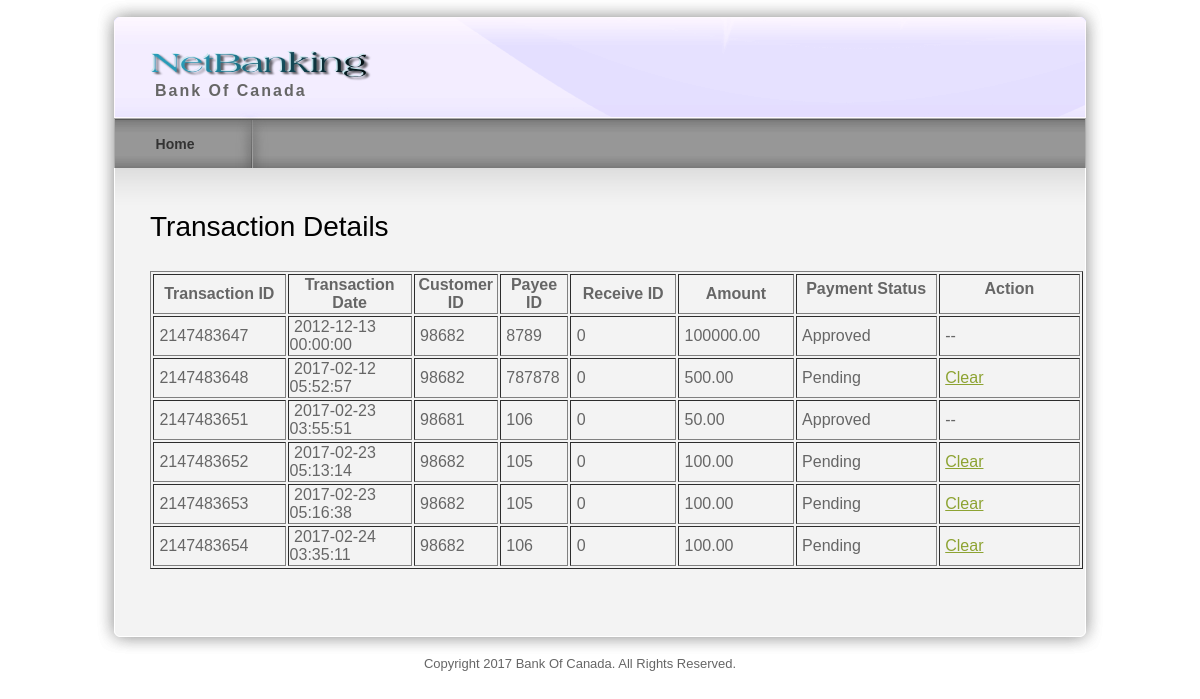
Page /viewtransaction.php on the committed database.
### tables this page shows
CREATE TABLE `transaction` (
  `transactionid` bigint(15) NOT NULL,
  `customerid` int(10) NOT NULL,
  `accountnumber` varchar(25) NOT NULL,
  `transactiondate` datetime NOT NULL,
  `payeeid` int(25) NOT NULL,
  `payeename` varchar(25) NOT NULL,
  `receiveid` int(10) NOT NULL,
  `receivename` varchar(25) NOT NULL,
  `amount` float(10,2) NOT NULL,
  `paymentstat` varchar(25) NOT NULL
);

### viewtransaction.php (the view, shortened to what this page needs)
<?php
include("header.php");
$transactionarray = mysql_query("select * from transaction");
?>
<div id="templatemo_main"><span class="main_top"></span>
  <div id="templatemo_content">
  	<h2>Transaction Details</h2>
    <table width="933" border="1">
      <tr>
        <th width="120" scope="col">Transaction ID</th>
        <th width="112" scope="col">Transaction Date</th>
        <th width="60" scope="col">Customer ID</th>
        <th width="60" scope="col">Payee ID</th>
        <th width="95" scope="col">Receive ID</th>
        <th width="104" scope="col">Amount</th>
        <th width="128" scope="col"><p>Payment Status</p></th>
        <th width="128" scope="col"><p>Action</p></th>
      </tr>
      <?php
 while($transaction = mysql_fetch_array($transactionarray))
	  {
	  	$action = "--";
		if($transaction['paymentstat']=="Pending"){
			$action = "<a href='cleartransaction.php?trancid=$transaction[transactionid]'>Clear</a>";
		}
echo "
      <tr>
        <td>&nbsp;$transaction[transactionid]</td>
        <td>&nbsp;$transaction[transactiondate]</td>
        <td>&nbsp;$transaction[customerid]</td>
        <td>&nbsp;$transaction[payeeid]</td>
        <td>&nbsp;$transaction[receiveid]</td>
        <td>&nbsp;$transaction[amount]</td>
		<td>&nbsp;$transaction[paymentstat]</td>
		<td>&nbsp;$action</td>
      </tr>";
	  }
	  ?>
    </table>
</div>
  </div>
    <div id="templatemo_main_bottom"></div>
    <?php
	include("footer.php");
	?>

### templatemo_style.css (style rules this page uses)
body { margin: 0px; padding: 0px; color: #666; font-family: Helevetica,Arial,sans-serif; font-size: 13px; line-height:1.5em; background-color: #fff; background-repeat: repeat-x; }
a, a:link, a:visited { color: #8da332; }
p { margin: 0px; padding: 0 0 10px 0; }
h2 { font-size: 28px; font-weight: normal; line-height: 28px; margin: 0 0 30px 0; padding: 0; color: #000; }
#templatemo_main { position: relative; width: 900px; padding: 45px 55px; background: url(images/templatemo_content.png) repeat-y; }
#templatemo_main .main_top { position: absolute; top: 0; left: 20px; width: 970px; height: 45px; background: url(images/templatemo_content_top.png) no-repeat; }
#templatemo_main_bottom { width: 1010px; height: 40px; background: url(images/templatemo_content_bottom.png) no-repeat; }
#templatemo_content { float: left; width: 560px; }

### rows in the picture
transaction: transactionid "2147483647", transactiondate "2012-12-13 00:00:00", customerid "98682", payeeid "8789", receiveid "0", amount "100000.00", paymentstat "Approved", action "--"
transaction: transactionid "2147483648", transactiondate "2017-02-12 05:52:57", customerid "98682", payeeid "787878", receiveid "0", amount "500.00", paymentstat "Pending"
transaction: transactionid "2147483651", transactiondate "2017-02-23 03:55:51", customerid "98681", payeeid "106", receiveid "0", amount "50.00", paymentstat "Approved", action "--"
transaction: transactionid "2147483652", transactiondate "2017-02-23 05:13:14", customerid "98682", payeeid "105", receiveid "0", amount "100.00", paymentstat "Pending"
transaction: transactionid "2147483653", transactiondate "2017-02-23 05:16:38", customerid "98682", payeeid "105", receiveid "0", amount "100.00", paymentstat "Pending"
transaction: transactionid "2147483654", transactiondate "2017-02-24 03:35:11", customerid "98682", payeeid "106", receiveid "0", amount "100.00", paymentstat "Pending"
